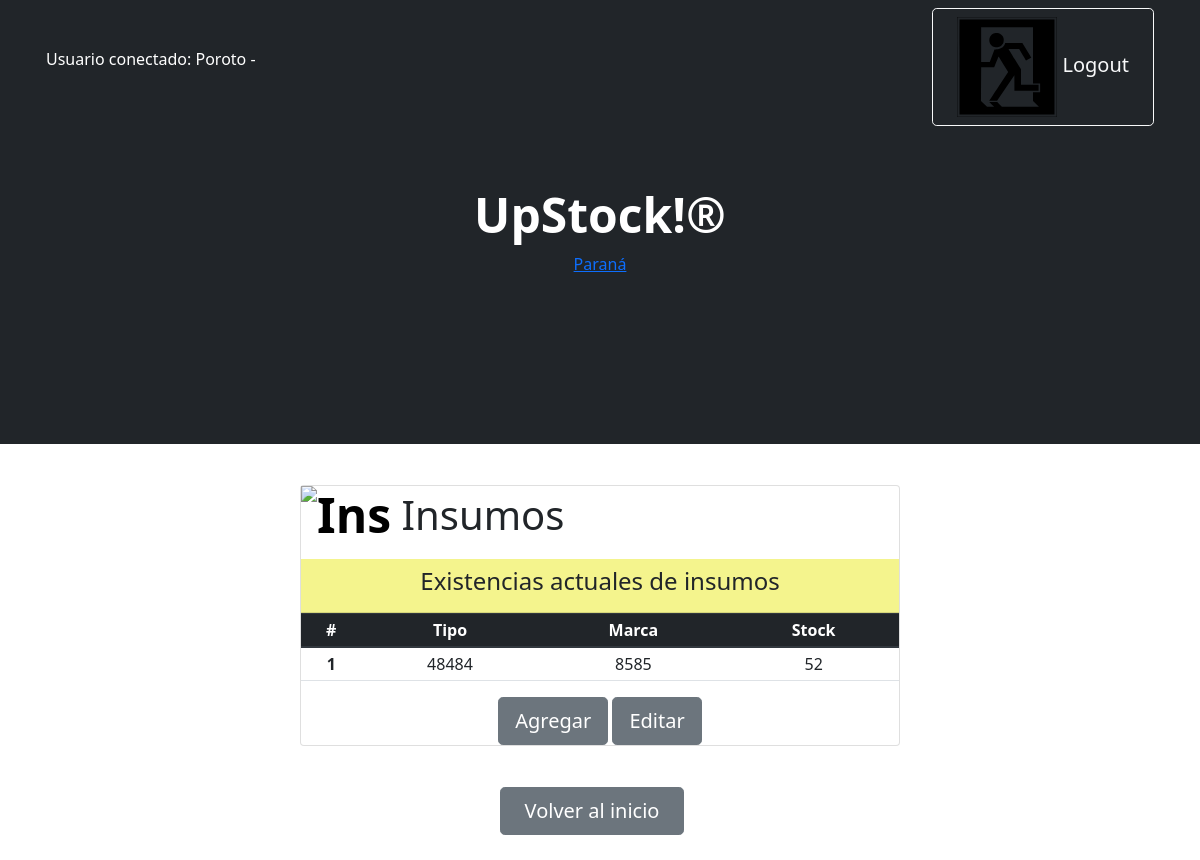
The app's page /listados/show_insumos/ (signed in) with its own data.
### Miapp/models.py (models this page shows, shortened)
class Insumos (models.Model):
    tipo= models.CharField (max_length=50)
    marca= models.CharField (max_length=50)
    stock= models.IntegerField ()

### Miapp/views.py (the view)
# urls.py: path('show_insumos/',show_insumos,name="show_insumos"),
@permission_required('Miapp.view_insumos', raise_exception=True)
@login_required(login_url='Inicio')
def show_insumos(request):
    lista = Insumos.objects.all()
    return render(request, "show_insumos.html",{"Insumos": lista} )

### Miapp/templates/show_insumos.html
{% extends 'padre.html' %}
{% load static %}
{% block Contenido_cambiante %}
<h1  style= "text-align:left;"> <img src= "https://media.tenor.com/BnAaHPMw4LYAAAAC/ink-cartridges-toner-ink.gif" width= "100" height = "80" alt="Ins" class="display-5 fw-bolder text-black mb-2"> Insumos</h1>
<div class="card-header" style="background-color: rgba(244, 244, 136, 0.957);">
  <h4>Existencias actuales de insumos</h4>
</div>
    <table class="table table-sm">
        <thead class="thead-dark">
          <tr>
            <th scope="col">#</th>
            <th scope="col">Tipo</th>
            <th scope="col">Marca</th>
            <th scope="col">Stock</th>
          </tr>
        </thead>
        {% for insumo in Insumos %}
        <tbody>
          <tr>
            <th scope="row">{{insumo.id}}</th>
            <td>{{insumo.tipo}}</td>
            <td>{{insumo.marca}}</td>
            <td>{{insumo.stock}}</td>
          </tr>
        </tbody>
        {% endfor %}
    </table>
  {% if  perms.Miapp.add_insumos %}
  <div>
<a class="btn btn-secondary btn-lg " href="{% url 'Insumos'%}">Agregar</a>
{% endif %}
{% if  perms.Miapp.change_insumos %}
<a class="btn btn-secondary btn-lg " href="{% url 'show_ins_edit'%}">Editar</a>
{% endif %}
</div>
{% endblock %}

### Miapp/templates/padre.html (shortened to what this page needs)
<!DOCTYPE html>
<html lang="en">
    <head>
        {% load static %}
        <link rel="stylesheet" href="https://cdn.jsdelivr.net/npm/bootstrap@4.0.0/dist/css/bootstrap.min.css"
>
        <link href="https://cdn.jsdelivr.net/npm/bootstrap-icons@1.4.1/font/bootstrap-icons.css" rel="stylesheet" />
        <link href="{%static 'css/styles.css'%}" rel="stylesheet" />
    </head>
    <body id="divconfondo">
            <nav class="navbar navbar-expand-lg navbar-dark bg-dark">
            <div class="container px-3">
            {% if user.is_authenticated %}
                    <p style="color:white"> Usuario conectado: {{user.username}} - {{user.groups.all.0}}</p>
                    <a class="btn btn-outline-light btn-lg px-4" href="{% url 'Logout' %}"> <img class="icon input-icon" src="{% static 'assets/logout.svg' %}" alt=""> Logout</a>
            {% endif %}
        </nav>
        <header class="bg-dark py-1">
            <div class="container px-1">
                <div class="row  justify-content-center">
                    <div class="col-lg-6">
                        <div class="text-center my-5">
                            <h1 class="display-5 fw-bolder text-white mb-2">UpStock!®</h1>
                                 <div id="tw_19_1704680239">
                                <div style="width:120px; height:140px; margin: 0 auto;">
                                <a href="https://hotelmix.es/time/parana-30036">Paraná</a><br/></div></div>
                        </div>
                    </div>
                </div>
            </div>
        </header>
        <div class="text-center py-3"  >
            <div id="tarjeta" class="card">
                {% block Contenido_cambiante %}
                {% endblock Contenido_cambiante %}
            </div>
        </div>
        <div id="botoninicio" class="text-center">
    <a class="btn btn-secondary btn-lg px-4 me-sm-3" href="{% url 'Inicio'%}">Volver al inicio</a>
    </div>

### records on screen
Insumos: id "1", tipo "48484", marca "8585", stock "52"

### other values on screen
{{ user.username }} "Poroto"
